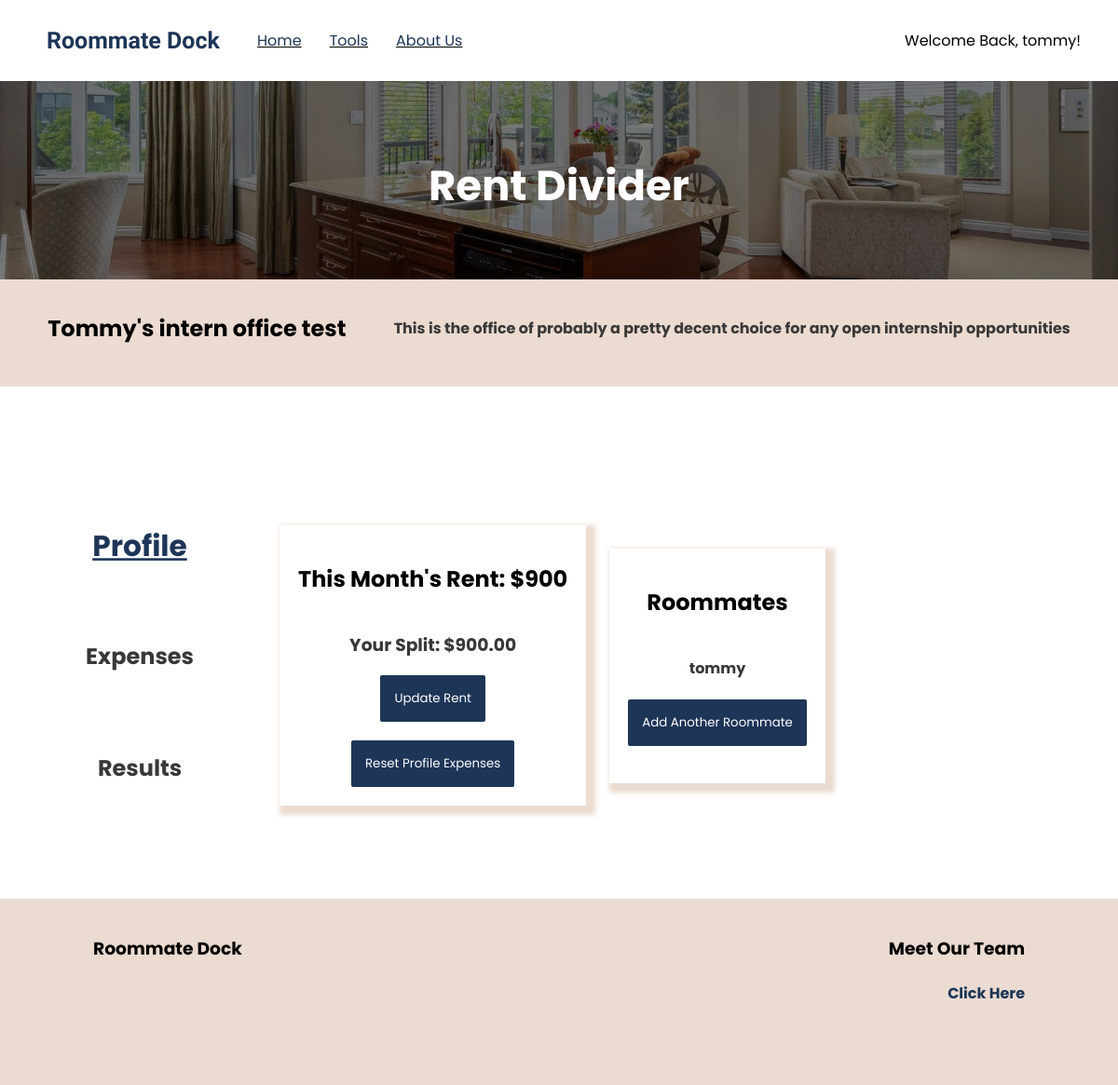
The page /rentsplit/user-profile/Tommy's intern office test (signed in) on the database its author committed.
### rentsplit/models.py (models this page shows, shortened)
class ProfileAuth(models.Model):
    name = models.CharField(max_length=64, unique=True)
    rent = models.IntegerField(default=0)
    users = models.ManyToManyField(User, related_name='profile')
    description = models.CharField(max_length=120, null=True)

### rentsplit/views.py (the view)
# urls.py: path('user-profile/<str:profile_name>', views.user_profile, name='user-profile'),
def user_profile(request, profile_name):
    user = request.user
    profile = user.profile.get(name=profile_name)
    profile_users = profile.users.all()
    profile_expenses = profile.expense_fr_profile.all()
    calculated_rents, owed_user = results(profile)
    return render(request, 'rentsplit/user-profile.html', {
        'profile': profile,
        'profile_users': profile_users,
        'current_user': user,
        'profile_expenses': profile_expenses,
        'calculated_rents': calculated_rents,
        'owed_user': owed_user,
    })

### rentsplit/templates/rentsplit/user-profile.html (shortened to what this page needs)
{% extends 'dock/layout-landing.html' %}
{% load static %}
{% block body %}
<div class="content-wrapper app-banner background-image-app-main center">
    <h1 class='main-text white-text big-text padding-top'>Rent Divider</h1>
</div>
<div class="content-wrapper banner padding-top-small padding-bottom-small next-to-eachother">
    <h2 class='main-text'>{{ profile.name }}</h2>
    <h4 class='sub-text'>{{profile.description}}</h4>
</div>
<div class="content-wrapper app-page next-to-eachother mobile-fit-content mobile-fit-height mobile-no-center">
    <div class="tabs quarter-div">
        <div class="tab center" id='tab-userid'>
            <h2 class='main-text'>Profile</h2>
        </div>
        <div class="tab center" id='tab-expenseid'>
            <h2 class='main-text'>Expenses</h2>
        </div>
        <div class="tab center" id='tab-resultsid'>
            <h2 class='main-text'>Results</h2>
        </div>
    </div>
    <div class="content-wrapper app-content half-div next-to-eachother" id='app-userid'>
        <div class="center stack-divs big-card mobile-margin-top">
            <h2 class='main-text'>This Month's Rent: ${{profile.rent}}</h2>
            {% for key, value in calculated_rents.items %}
                {% if key == request.user.username %}
                    <h3 class='sub-text'>Your Split: ${{ value|floatformat:2 }}</h3>
                {% endif %}
            {% endfor %}
            <button class='main-button margin-bottom' id='rent-buttonid'>Update Rent</button>
            <button class='main-button' id='reset-profile-button'>Reset Profile Expenses</button>
        </div>
        <div class='stack-divs center big-card margin-left-med'>
            <h2 class='main-text'>Roommates</h2>
            {% for user in profile_users %}
            <h4 class='sub-text'>{{ user.username }}</h4>
            {% endfor %}
            <button class='main-button margin-bottom' id='add-user-in-profile'>Add Another Roommate</button>
        </div>
    </div>
</div>
{% endblock %}

### dock/templates/dock/layout-landing.html (shortened to what this page needs)
<!DOCTYPE html>
<html lang="en">
<head>
    {% load static %}
    {% load compress %}
    <link rel="stylesheet" href="{% static 'css/styles.css' %}">
</head>
<body>
    <div class="nav-container">
        <div class="nav-contents">
            <div class="left-in-div">
                <a href="{% url 'index' %}"><h3 class='nav-brand padding-left-med'>Roommate Dock</h3></a>
            </div>
            <div class="nav-options-container">
                <ul class='nav-options'>
                    <li class='nav-option'><a href="{% url 'index' %}">Home</a></li>
                    <div class='tools-menu'>
                        <li class='nav-option hover-dropdown' id='hover-tools-dropdownid'><a href="{% url 'options' %}">Tools</a></li>
                        </div>
                        <li class='nav-option'><a href="http://tommy-pham.netlify.app/">About Us</a></li>
                    </ul>
            </div>
            {% if user.is_authenticated %}
            <div class="right-in-div nav-profile">
                <a href"#" class='hover-dropdown' id='hover-profile-dropdownid'>Welcome Back, {{ request.user }}!</a>
            </div>
                {% endif %}
            </div>
        </div>
    {% block body %}
    {% endblock body %}
    <footer class='footer banner'>
        <div class="padding-footer row">
            <div class="half-div">
                <h3 class='main-text text-align-start'>Roommate Dock</h3>
            </div>
            <div class="half-div">
                <h3 class='main-text text-align-end'>Meet Our Team</h3>
                <h4 class='sub-text text-align-end link'><a href="http://tommy-pham.netlify.app/" target='blank'>Click Here</a></h4>
            </div>
        </div>
    </footer>
</body>
</html>

### static/css/styles.css (style rules this page uses)
body { padding: 0; margin: 0; }
html { padding: 0; margin: 0; }
a:link { color: #1d3557; text-decoration: none; }
.link { transition: 0.3s; cursor: pointer; color: #1d3557; }
.main-text { font-family: Poppins; margin-left: 0; margin-right: 0; }
.big-text { font-size: 45px !important; }
.sub-text { font-family: Poppins; color: rgb(56, 56, 56); }
.white-text { color: white; }
.margin-bottom { margin-bottom: 20px; }
.margin-left-med { margin-left: 25px; }
.main-button { background-color: #1d3557; color: white !important; padding: 15px; font-family: Poppins; width: fit-content; border-radius: 2px; transition: 0.3s; border: none; cursor: pointer; }
.big-card { padding: 20px; box-shadow: 5px 5px 5px 5px rgb(235, 219, 209); width: fit-content; }
.nav-container { height: 57px; display: flex; justify-content: center; width: 100%; position: fixed; top: 0; background-color: white; font-family: Poppins; padding-top: 15px; padding-bottom: 15px; z-index: 1; transition: 0.4s; }
.nav-brand { font-family: "Secular One"; font-size: 25px; margin-top: 0; margin-bottom: 0; color: #1d3557; transition: 0.5s; }
.nav-contents { display: flex; flex-direction: row; align-items: center; width: 100%; }
.nav-options { display: flex; flex-direction: row; list-style: none; }
.nav-option { margin-right: 30px; text-decoration: underline; transition: 0.4s; }
.right-in-div { display: flex; margin-left: auto; margin-right: 40px; }
.nav-profile { display: flex; flex-direction: column; position: relative; }
#hover-profile-dropdownid { transition: 0.4s; z-index: 1; }
.next-to-eachother { display: flex; flex-direction: row; align-items: center; justify-content: space-evenly; }
.tools-menu { position: relative; }
.padding-top { padding-top: 100px; }
.padding-top-small { padding-top: 25px; }
.padding-bottom-small { padding-bottom: 25px; }
.padding-top-small { padding-top: 15px; }
.banner { background-color: rgb(235, 219, 209); }
.row { display: flex; flex-direction: row; }
.padding-footer { padding-top: 20px; padding-left: 100px; padding-right: 100px; }
.text-align-start { text-align: start; }
.text-align-end { text-align: end; }
.footer { height: 200px; }
.stack-divs { display: flex; flex-direction: column; }
.padding-left-med { padding-left: 50px; }
.half-div { width: 50%; }
.quarter-div { width: 25%; }
.big-text { margin: 0; }
.tab { height: 100px; width: 200px; background-color: white; margin-bottom: 20px; cursor: pointer; font-family: Poppins; transition: 0.4s; color: rgb(56, 56, 56); }
.tab.active { height: 100px; width: 200px; background-color: white; margin-bottom: 20px; cursor: pointer; font-family: Poppins; color: #1d3557; transform: scale(1.3); text-decoration: underline; }
.tabs { display: flex; flex-direction: column; justify-content: center; align-items: center; }
.background-image-app-main { background-image: url("../media/app-main-image.jpeg"); height: 300px; background-position: 20% 55%; background-size: 100%; }
.center { display: flex; justify-content: center; align-items: center; }
.app-page { display: flex; flex-direction: row; justify-content: start; }
.app-content { display: flex; height: 500px; justify-content: start; align-items: center; }

### rows shown on the page
ProfileAuth: name "Tommy's intern office test", description "This is the office of probably a pretty decent choice for any open internship opportunities", rent "900"

### other values the page prints
{{ request.user }} "tommy"
{{ value|floatformat:2 }} "900.00"
{{ user.username }} "tommy"
